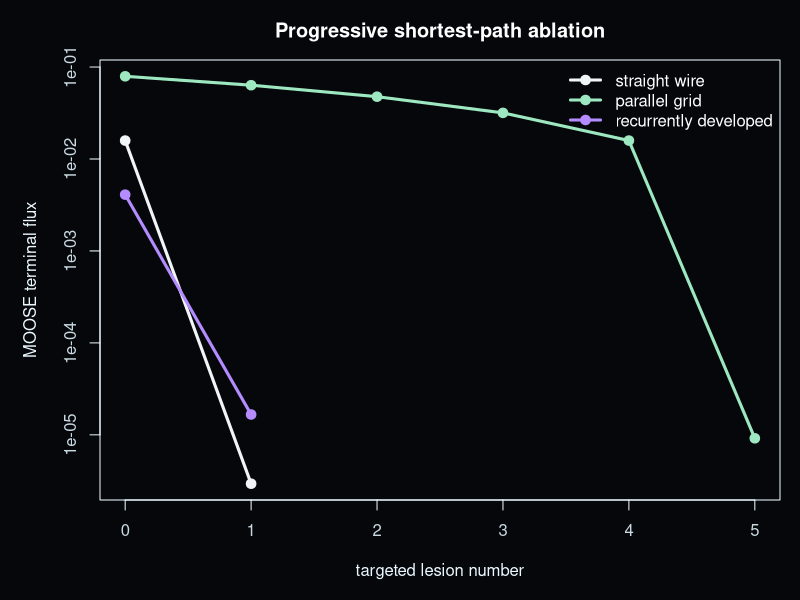

Here is the R script that generated this plot:
d <- read.delim("ablation/moose-flux.tsv")
d$lesion <- as.integer(d$lesion)

lines <- c(
  "# Progressive targeted ablation",
  "",
  "At each epoch, the shortest surviving source-to-sink path was identified and a seven-by-seven-pixel lesion was centered on that path. MOOSE then recomputed terminal flux.",
  "",
  "| Topology | First disconnecting lesion | Initial flux | Flux after first lesion |",
  "|---|---:|---:|---:|",
  sprintf("| %s | %d | %.6f | %.6g |",
          c("Straight wire", "Parallel grid", "Recurrently developed topology"),
          c(1, 5, 1),
          vapply(c("straight", "grid", "developed"), function(x) d$terminal_flux[d$topology == x & d$lesion == 0], numeric(1)),
          vapply(c("straight", "grid", "developed"), function(x) d$terminal_flux[d$topology == x & d$lesion == 1], numeric(1))),
  "",
  "The developed topology retained 99.975% of flux under the recurrent local lesion, yet disconnected under the first lesion aimed at its current shortest path. Its adaptation was location-specific. The parallel grid generalized across four targeted rail failures and disconnected on the fifth."
)
writeLines(lines, "ablation/RESULTS.md")

png("../../figures/progressive-targeted-ablation.png", width = 1500, height = 900, res = 160, type = "quartz", bg = "#05070B")
par(mar = c(5, 5, 3, 1), bg = "#05070B", fg = "#EAF8FF", col.axis = "#C9D9E2", col.lab = "#EAF8FF")
colors <- c(straight = "#F2F5F7", grid = "#9DE7C1", developed = "#B48CFF")
plot(NA, xlim = range(d$lesion), ylim = range(d$terminal_flux[d$terminal_flux > 0]), log = "y",
     xlab = "targeted lesion number", ylab = "MOOSE terminal flux", main = "Progressive shortest-path ablation", col.main = "#FFFFFF")
for (name in names(colors)) {
  x <- d[d$topology == name, ]
  lines(x$lesion, x$terminal_flux, type = "o", lwd = 3, pch = 19, col = colors[[name]])
}
legend("topright", legend = c("straight wire", "parallel grid", "recurrently developed"),
       col = colors, lwd = 3, pch = 19, bty = "n", text.col = "white")
dev.off()

cat(paste(lines, collapse = "\n"), "\n")
